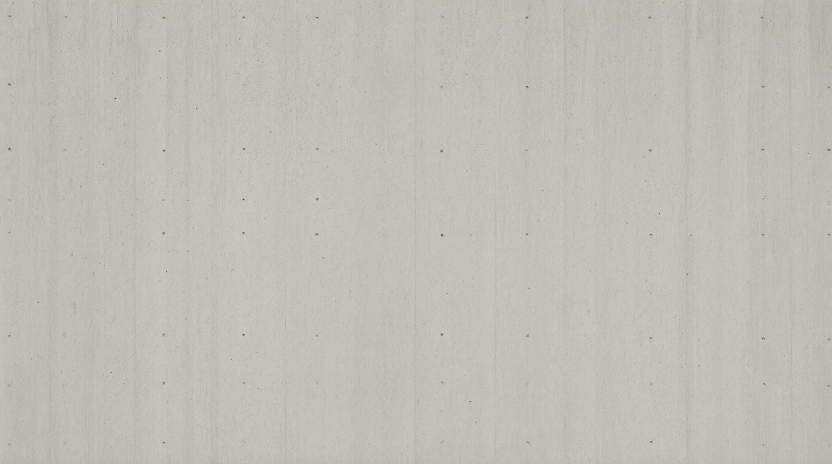
#> input picture experiments/2026-11_image-vs-drawing-3d/tex/concrete_v6_src/plain_71.png, 1664 x 928 px (shown at 1/2 size); its folder holds only this picture in this run
$ python make_concrete_v6.py
#> lines starting #> are read from the running program, lines starting #| are printed output that depends on the picture; after the words box and inside, x2 and y2 are one past the last pixel; in counts of white or black regions, pixels touching at a corner belong together
# 外観 v6 の打放しに寄せた、リピート感の出ない大判テクスチャを組む
#  - 地のコンクリートは Qwen-Image 2.1（v6 外観を入力にした edit）で作った「Pコン・目地なし」の素地 3〜5 枚
#  - 14.4m x 14.4m（型枠 900x1800 を 横16 x 縦8 枚）を 1 枚のタイルにする。各パネルに素地のランダムな切り抜き・反転・明るさ差
#  - 目地とPコン（1 パネル 2x3、横 450・縦 600 ピッチ）はプログラムで正確に描く（AI が描くと間隔がばらつくため）
#  - 大きなむら（数 m 単位、タイル全体で継ぎ目なし）を掛けて、同じ模様の繰り返しを目立たなくする
#  - 出力：basecolor / height / normal / roughness / ao / metallic（tex/concrete_v6/）
# uv run -q --with pillow --with numpy python make_concrete_v6.py
import os, glob, math, random
import numpy as np
from PIL import Image, ImageFilter
D = os.path.dirname(os.path.abspath(__file__)) + '/'
OUT = D + '../tex/concrete_v6/'
os.makedirs(OUT, exist_ok=True)
random.seed(7); rng = np.random.default_rng(7)
TILE_MM, PX = 14400, 4096   # 14.4m 角：家の幅（約17m）でほぼ1回しか繰り返さない
S = PX / TILE_MM                      # px / mm
PW, PH = 900, 1800                    # 型枠パネル
def despeckle(p):
    # AI が消しきれなかった Pコンの名残（周りより暗い小さな点）を、周りの中央値で埋める
    im = Image.open(p).convert('RGB')
    a = np.asarray(im).astype(np.float32); med = np.asarray(im.filter(ImageFilter.MedianFilter(15))).astype(np.float32)
    m = (med.mean(2) - a.mean(2)) > 14
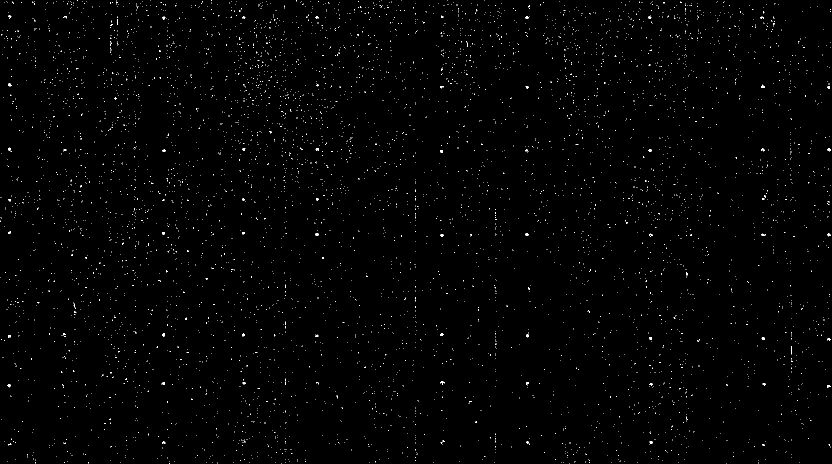
#> m: shape (928, 1664) bool (shown at 1/2 size); 0.68% white in thin lines or dots
    m = np.asarray(Image.fromarray((m * 255).astype(np.uint8)).filter(ImageFilter.MaxFilter(5))) > 0
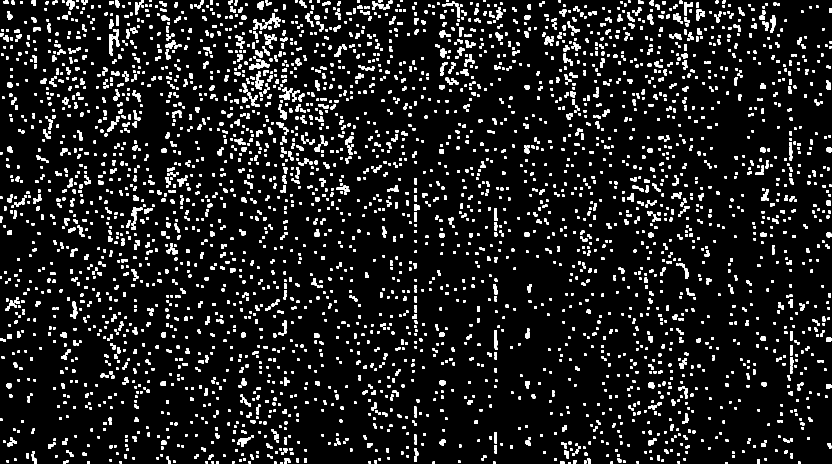
#> m: shape (928, 1664) bool (shown at 1/2 size); 9.5% white; 3734 white regions (1 under 20 px), largest, box (x1, y1, x2, y2) and area: (218, 66, 239, 111) 434, (509, 121, 539, 138) 264, (537, 26, 561, 53) 263
    a[m] = med[m]
    return a
srcs = [despeckle(p) for p in sorted(glob.glob(D + 'plain_*.png'))]
#> srcs = 1 item
assert srcs, 'plain_*.png が無い'
# 素地の明るさ・色をそろえる（全体の平均に合わせる）。目標色は v6 の壁（明るいニュートラルグレー）
TARGET = np.array([138, 137, 138], np.float32)   # v6C の壁の実測（無彩色の画素の中央値 163,161,161）に、Rhino レンダー後の値が合うよう調整
# AI の素地からは「細かい質感（気泡・砂目）」だけを使う。大きな染みはパネルの縁で切れて継ぎはぎに見えるので、
# ぼかした成分を引いて取り除き、大きなむらは下の FFT ノイズ（パネルをまたいで連続、継ぎ目なし）で付ける
def highpass(a, r=20):
#> called with r = 20
    im = Image.fromarray(np.clip(a, 0, 255).astype(np.uint8))
    return a - np.asarray(im.filter(ImageFilter.GaussianBlur(r))).astype(np.float32)
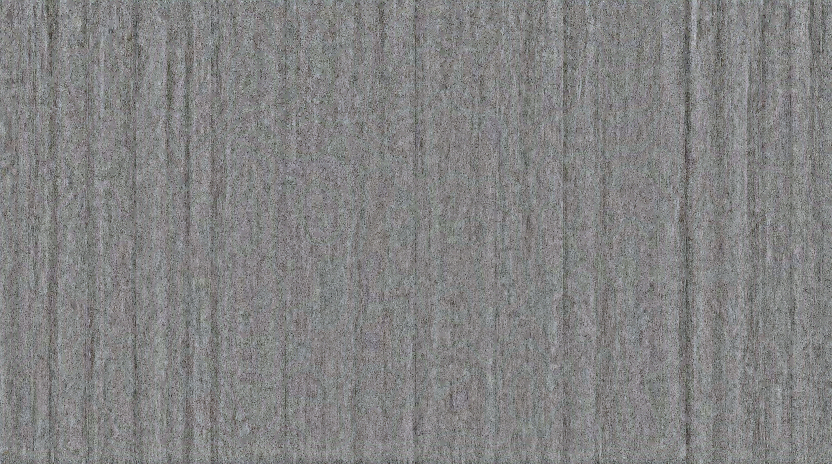
#> returned value: shape (928, 1664, 3) float32 (shown at 1/2 size); mean of channels 0, 1, 2 -0.00567, -0.00619, -0.00112; drawn with min black and max white
srcs = [highpass(s) for s in srcs]
srcs = [h * (4.0 / (h.mean(2).std() + 1e-3)) + TARGET for h in srcs]
img = np.zeros((PX, PX, 3), np.float32)
pw, ph = int(round(PW * S)), int(round(PH * S))
for j in range(TILE_MM // PH):
    for i in range(TILE_MM // PW):
        s = srcs[random.randrange(len(srcs))]
        # 素地 1 枚 = 1.8m 角として拡大し、パネル大の切り抜きを取る
        k = (1800 * S) / s.shape[0] * random.uniform(1.0, 1.6)   # 拡大率を毎回変えて、同じ模様が並ばないように
        sh, sw = int(s.shape[0] * k), int(s.shape[1] * k)
#> (the run stopped early here; a loop or call above may not have finished)
